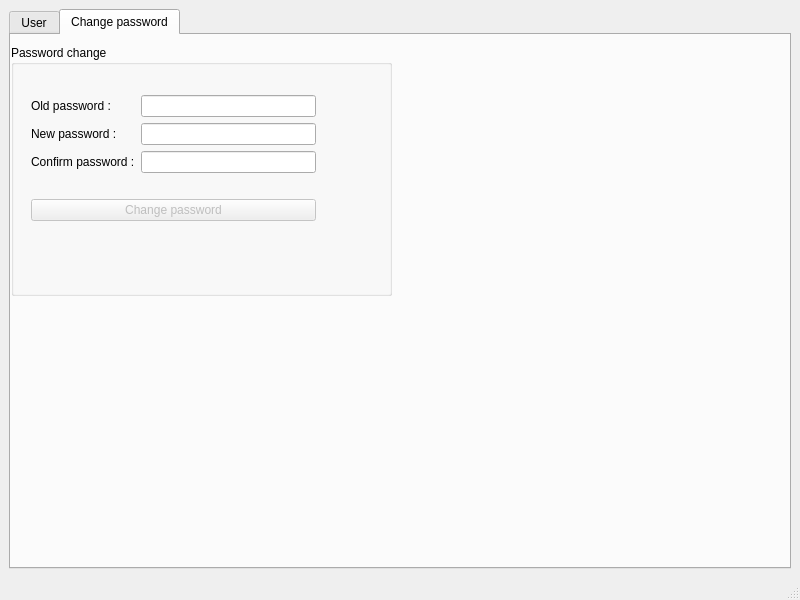
<?xml version="1.0" encoding="UTF-8"?>
<ui version="4.0">
 <class>MainWindow</class>
 <widget class="QMainWindow" name="MainWindow">
  <property name="geometry">
   <rect>
    <x>0</x>
    <y>0</y>
    <width>800</width>
    <height>600</height>
   </rect>
  </property>
  <property name="windowTitle">
   <string>MainWindow</string>
  </property>
  <widget class="QWidget" name="centralwidget">
   <layout class="QGridLayout" name="gridLayout">
    <item row="0" column="0">
     <widget class="QTabWidget" name="tabWidget">
      <property name="currentIndex">
       <number>1</number>
      </property>
      <widget class="QWidget" name="userInfoTab">
       <attribute name="title">
        <string>User</string>
       </attribute>
      </widget>
      <widget class="QWidget" name="passChangeTab">
       <attribute name="title">
        <string>Change password</string>
       </attribute>
       <widget class="QGroupBox" name="groupBox">
        <property name="geometry">
         <rect>
          <x>0</x>
          <y>10</y>
          <width>381</width>
          <height>251</height>
         </rect>
        </property>
        <property name="title">
         <string>Password change</string>
        </property>
        <widget class="QWidget" name="">
         <property name="geometry">
          <rect>
           <x>20</x>
           <y>30</y>
           <width>285</width>
           <height>166</height>
          </rect>
         </property>
         <layout class="QGridLayout" name="gridLayout_3">
          <item row="0" column="0">
           <layout class="QGridLayout" name="gridLayout_2">
            <item row="0" column="0">
             <widget class="QLabel" name="oldPassLabel">
              <property name="text">
               <string>Old password :</string>
              </property>
             </widget>
            </item>
            <item row="0" column="1">
             <widget class="QLineEdit" name="oldPassLE"/>
            </item>
            <item row="1" column="0">
             <widget class="QLabel" name="newPassLabel">
              <property name="text">
               <string>New password :</string>
              </property>
             </widget>
            </item>
            <item row="1" column="1">
             <widget class="QLineEdit" name="newPassLE"/>
            </item>
            <item row="2" column="0">
             <widget class="QLabel" name="confirmPassLabel">
              <property name="text">
               <string>Confirm password :</string>
              </property>
             </widget>
            </item>
            <item row="2" column="1">
             <widget class="QLineEdit" name="confirmPassLE"/>
            </item>
           </layout>
          </item>
          <item row="1" column="0">
           <widget class="QPushButton" name="changePassBtn">
            <property name="enabled">
             <bool>false</bool>
            </property>
            <property name="text">
             <string>Change password</string>
            </property>
           </widget>
          </item>
         </layout>
        </widget>
       </widget>
      </widget>
     </widget>
    </item>
   </layout>
  </widget>
  <widget class="QMenuBar" name="menubar">
   <property name="geometry">
    <rect>
     <x>0</x>
     <y>0</y>
     <width>800</width>
     <height>28</height>
    </rect>
   </property>
  </widget>
  <widget class="QStatusBar" name="statusbar"/>
 </widget>
 <resources/>
 <connections/>
</ui>
